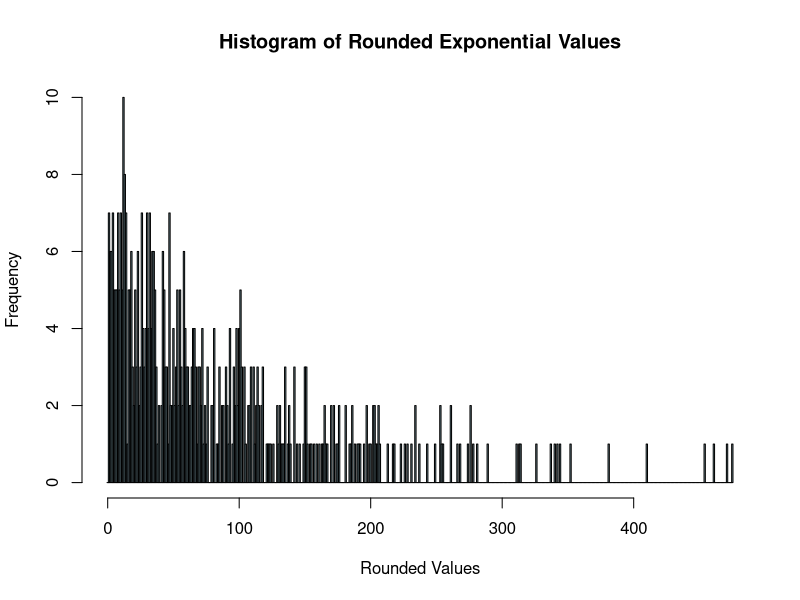
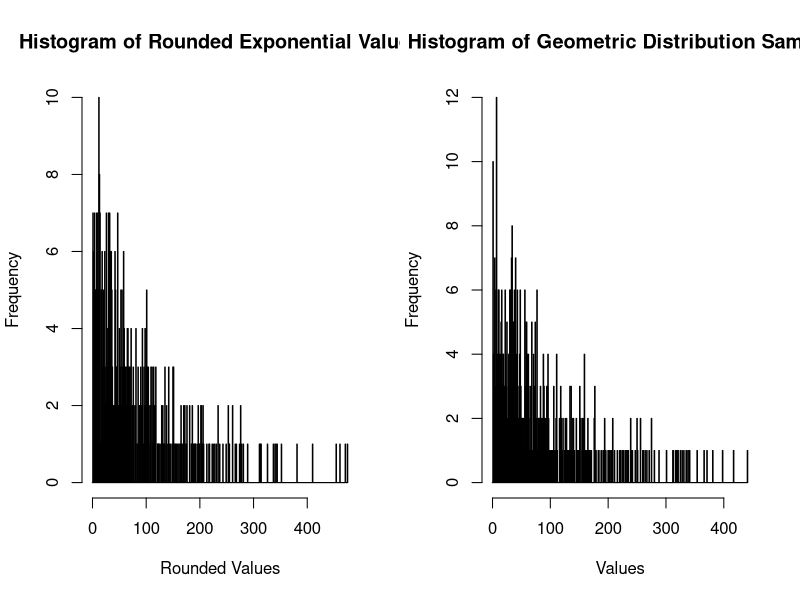

Write R code to recreate these figures, in order.
# A discrete distribution that we have used for integer durations (waiting times) is Geometric. 
# It can be obtained from rounding the Exponential values.

# a) Generate 500 Exponential r.v.’s with a mean 88. Now, round the values up (use ceiling function).
set.seed(69420)
mu <- 88
exp_values <- rexp(500, rate = 1/mu)
c_exp_values <- ceiling(exp_values)

# b) Make a graph and convince yourselves that you are dealing with Geometric distribution.
par(mfrow = c(1, 1))
hist(c_exp_values, breaks = seq(-0.5, max(c_exp_values) + 0.5, by = 1), 
     main = "Histogram of Rounded Exponential Values", 
     xlab = "Rounded Values", 
     ylab = "Frequency", 
     col = "lightblue")

# c) What is the parameter p of this distribution? [Hint: try to evaluate P(Y=1) using Exponential CDF.
p <- pexp(1, rate = 1/mu) # P(Y=1) = P(0 < X ≤ 1) = F(1) - F(0) = F(1)
print(p)

# d) Verify your guess by generating a sample from Geometric (rgeom function) with that parameter and comparing results.
geom_sample <- rgeom(500, prob = p) + 1  # +1 because rgeom gives number of failures before first success

par(mfrow = c(1, 2))

hist(c_exp_values, breaks = seq(-0.5, max(c_exp_values) + 0.5, by = 1), 
     main = "Histogram of Rounded Exponential Values", 
     xlab = "Rounded Values", 
     ylab = "Frequency", 
     col = "lightblue")

hist(geom_sample, breaks = seq(-0.5, max(geom_sample) + 0.5, by = 1), 
     main = "Histogram of Geometric Distribution Sample", 
     xlab = "Values", 
     ylab = "Frequency", 
     col = "purple")


# Q2) 